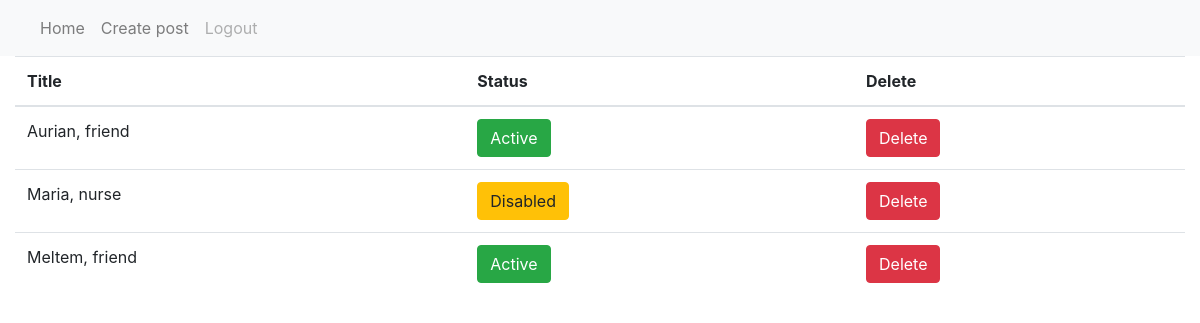
The app's page / (signed in), older data.
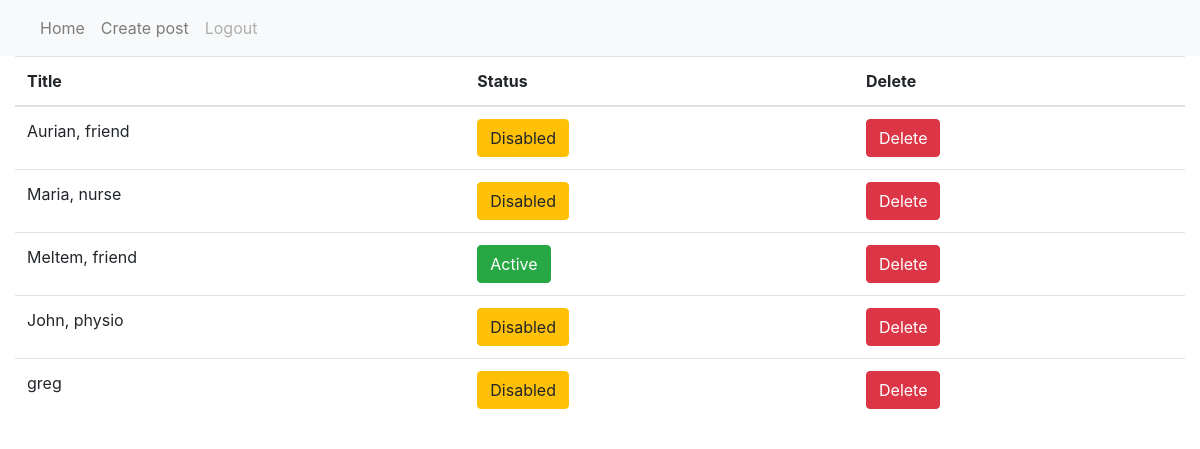
The same page, newer data.
### web/models.py (models this page shows, shortened)
class Message(models.Model):
    user = models.CharField(max_length=100)
    title = models.CharField(max_length=100)
    url = models.CharField(max_length=100)
    status = models.CharField(max_length=100)

### web/views.py (the view)
# urls.py: path('', views.index, name='index'),
def index(request):
    if not request.user.is_authenticated:
        print("here")
        return render(request, "web/login.html", {"message": None})
    user = request.user
    reminders = Message.objects.all().filter(user=user)
    context = {
        "reminders":reminders,
    }
    return render(request, "web/index.html", context)

### web/templates/web/index.html (shortened to what this page needs)
{% extends "web/base.html" %}
{% block body %}
    <div id="reminders-menu">
            <table class="table table-hover" id ="reminders-table">
                    <thead>
                        <tr>
                        <th scope="col">Title</th>
                        <th scope="col">Status</th>
                        <th scope="col">Delete</th>
                        </tr>
                    </thead>
                    <tbody>
                     {% for reminder in reminders %}
                     {% if reminder.status == "Active" %}
                        <tr class ="Active">
                     {% else %}
                        <tr class ="Disabled">
                     {% endif %}
                        <td>{{reminder.title}}</td>
                            {% if reminder.status == "Active" %}
                                <td><button type="button" value="{{reminder.id}}" class="btn btn-success status-button">{{reminder.status}}</button></td>
                            {% else %}
                                <td><button type="button" value="{{reminder.id}}" class="btn btn-warning status-button">{{reminder.status}}</button></td>
                            {% endif %}
                        <td><button type="button" value="{{reminder.id}}" id="delete-reminder"  class="btn btn-danger">Delete</button></td>
                        </tr>
                     {% endfor %}
                    </tbody>
                </table>
    </div>
    {% load static %}
{% endblock %}

Row changes from the older to the newer data that the page shows:
changed Message "Aurian, friend": status "Active" → "Disabled"
added Message: title "John, physio", {{ reminder.id }} 10 (drawn), status "Disabled"
added Message: title "greg", {{ reminder.id }} 11 (drawn), status "Disabled"
